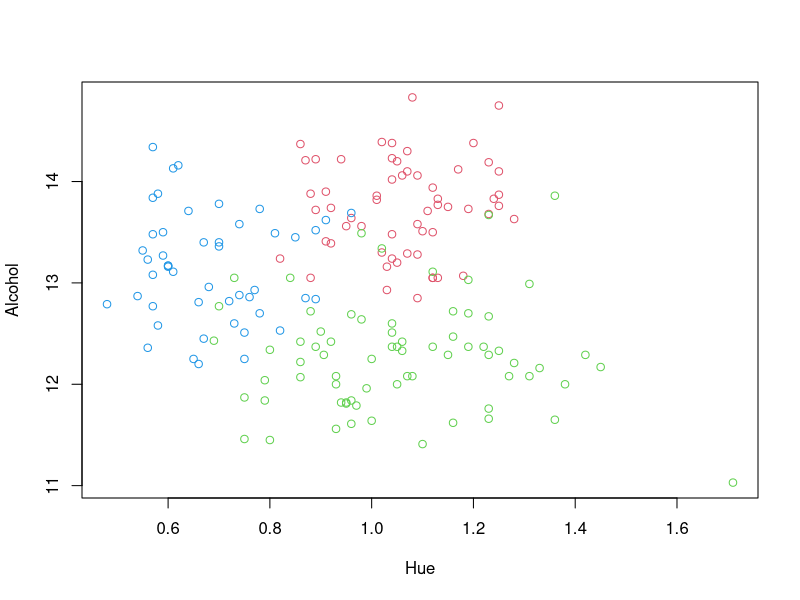
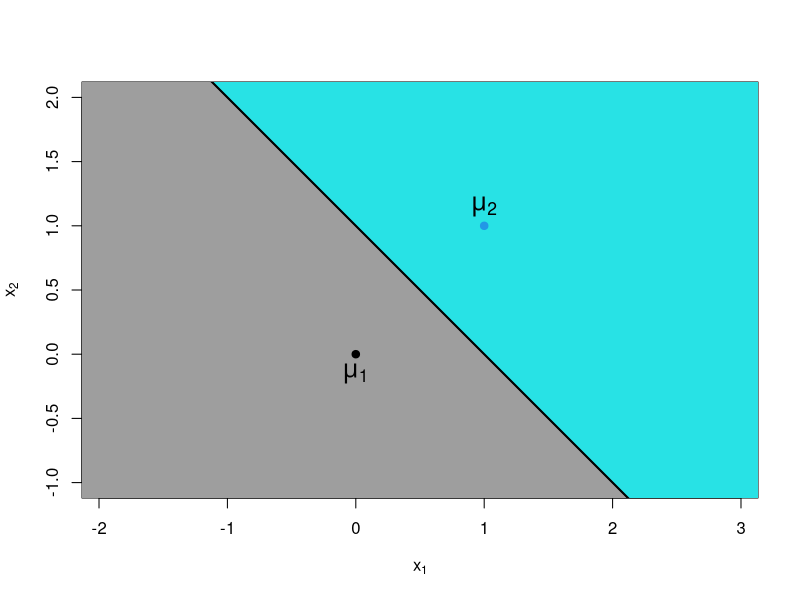
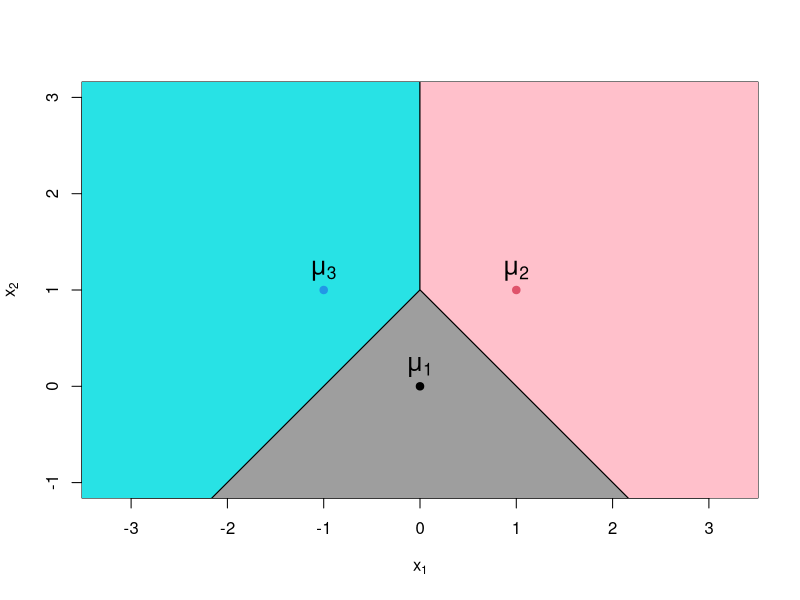
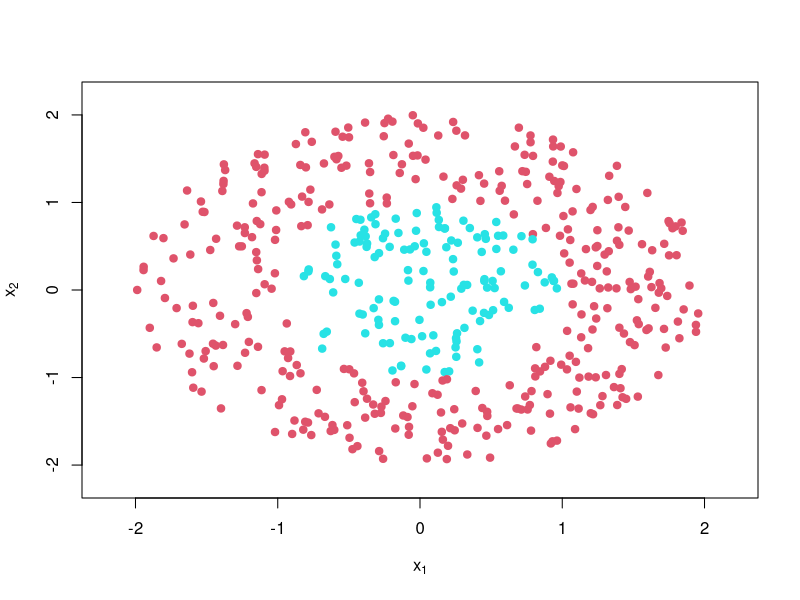
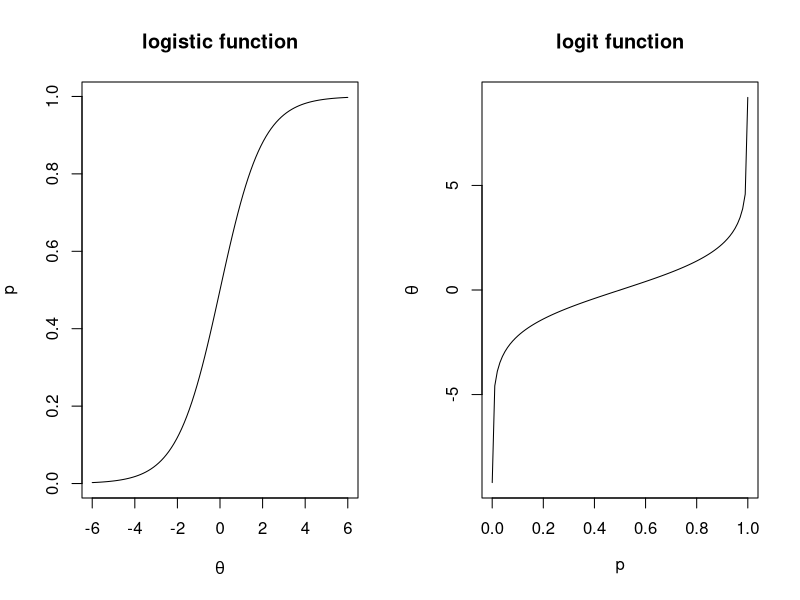
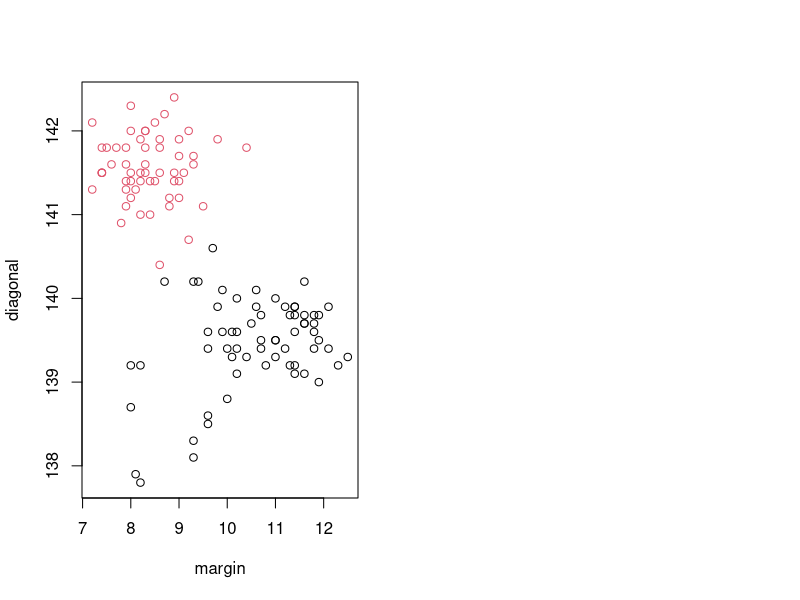

Write the R code that produced these figures, in order. (Note: this script raises an error after producing the figures.)
## ---- chunk 1
library(MASS)
library(tidyverse)
knitr::opts_chunk$set(comment = "#>")
theme_set(theme_minimal())
options(pillar.sigfig = 5)
wine <- read_csv("data/wine.csv")
## ---- chunk 2
plot(Alcohol ~ Hue, data=wine, col=Cultivar+1)
## ---- chunk 3
mantoux <- tribble(~disease, ~test, ~count,
                   "Disease +", "Test +", 50,
                   "Disease +", "Test -", 1,
                   "Disease -", "Test +", 50,
                   "Disease -", "Test -", 899)
heaf <- tribble(~disease, ~test, ~count,
                   "Disease +", "Test +", 40,
                   "Disease +", "Test -", 11,
                   "Disease -", "Test +", 30,
                   "Disease -", "Test -", 929)

list(mantoux %>% pivot_wider(names_from=disease, values_from=count) %>%
     column_to_rownames("test"),
     heaf %>% pivot_wider(names_from=disease, values_from=count) %>%
     column_to_rownames("test")) %>%
  knitr::kable(
    caption = 'Performance of the Mantoux (left) and Heaf (right) tests for detecting tuberculosis',
    valign = 't',
    booktabs = TRUE
  )
## ---- chunk 4
plot((-1):2,(-1):2,type="n",xlab=expression(x[1]),ylab=expression(x[2]), asp=1)
polygon(c(-3,-3,4),c(4,-3,-3),col=8)
polygon(c(4,4,-3),c(-3,4,4),col=5)
lines(c(-3,4),c(4,-3),lwd=2)
points(0,0,pch=19,col=1)
points(1,1,pch=19,col=4)
text(0,-0.15,expression(mu[1]),cex=1.5)
text(1,1.15,expression(mu[2]),cex=1.5)
## ---- chunk 5
plot((-2):2,(-1):3,type="n",xlab=expression(x[1]),ylab=expression(x[2]), asp=1)
lines(c(-3,0),c(-2,1),lwd=2)
lines(c(0,3),c(1,-2),lwd=2)
lines(c(0,0),c(1,4),lwd=2)
polygon(c(-5,-5,0,0),c(-4,4,4,1),col=5)
polygon(c(5,5,0,0),c(-4,4,4,1),col="pink")
polygon(c(-5,0,5),c(-4,1,-4),col=8)
points(0,0,pch=19,col=1)
points(1,1,pch=19,col=2)
points(-1,1,pch=19,col=4)
text(0,0.2,expression(mu[1]),cex=1.5)
text(1,1.2,expression(mu[2]),cex=1.5)
text(-1,1.2,expression(mu[3]),cex=1.5)
## ---- chunk 6
wine <- read_csv("data/wine.csv")
wine$Cultivar <- as.factor(wine$Cultivar)
set.seed(2021)
random.order <- sample(1:nrow(wine), size=nrow(wine), replace=FALSE)
wine <- wine[random.order,]
wine.train <- wine[1:100,]
wine.valid <- wine[101:178,]
head(wine.train)
## ---- chunk 7
library(MASS)
wine.lda1 <- lda(Cultivar ~ ., data=wine.train)
wine.lda1
wine.lda1.pred <- predict(wine.lda1, newdata=wine.valid)$class
table(wine.lda1.pred, wine.valid$Cultivar)
## ---- chunk 8
get_perf <- function(pred, truth) {
  perf = data.frame(pred=pred, true = truth)
  perf %>% summarise(wrong = sum(pred != true), total = n(),
                      perc = round(wrong/total*100,1))
}
perf.lda1 <- get_perf(wine.lda1.pred, wine.valid$Cultivar)
## ---- chunk 9
wine.lda2 <- lda(Cultivar ~ Alcohol + Colour + Hue, data=wine.train)
wine.lda2.pred <- predict(wine.lda2,wine.valid)$class
table(wine.lda2.pred,wine.valid$Cultivar)
## ---- chunk 10
perf.lda2 <- get_perf(wine.lda2.pred, wine.valid$Cultivar)
## ---- chunk 11
set.seed(1999)
x1 <- runif(1000,-2,2)
x2 <- runif(1000,-2,2)
y <- rep(1,1000)
y[sqrt(x1^2+x2^2)<1] <- 2
y <- as.factor(y)
circle.df <- data.frame(x1,x2,y)
circle.df <- circle.df[sqrt(x1^2+x2^2)<2,]
circle.df <- circle.df[1:500,]
plot(x2 ~ x1, data=circle.df, pch=19, col=3*as.numeric(y)-1, 
     xlim=c(-2.2,2.2),ylim=c(-2.2,2.2),xlab=expression(x[1]),ylab=expression(x[2]))
## ---- chunk 12
library(ks)
wine.train.X <- wine.train[,c(2,11,12)]
wine.valid.X <- wine.valid[,c(2,11,12)]
wine.kda <- kda(wine.train.X, wine.train$Cultivar, eval.points=wine.valid.X)
wine.kda$x.group.estimate
table(wine.kda$x.group.estimate, wine.valid$Cultivar)
## ---- chunk 13
perf.kda <- get_perf(wine.kda$x.group.estimate, wine.valid$Cultivar)
## ---- chunk 14
pepsi <- tribble(~sex, ~age, ~count,
                   "Male", "Younger", 20,
                   "Male", "Older", 10,
                   "Female", "Younger", 10,
                   "Female", "Older", 20)
coke <- tribble(~sex, ~age, ~count,
                   "Male", "Younger", 10,
                   "Male", "Older", 20,
                   "Female", "Younger", 5,
                   "Female", "Older", 5)

list(pepsi %>% pivot_wider(names_from=age, values_from=count) %>%
     column_to_rownames("sex"),
     coke %>% pivot_wider(names_from=age, values_from=count) %>%
     column_to_rownames("sex")) %>%
  knitr::kable(
    caption = 'Preference of Pepsi (left) and Coke (right) by sex and age',
    valign = 't',
    booktabs = TRUE
  )
## ---- chunk 15
library(e1071)
wine.nB.1 <- naiveBayes(Cultivar ~ ., data=wine.train)
wine.nB.1
wine.nB.1.pred <- predict(wine.nB.1, newdata=wine.valid[,2:14])
table(wine.nB.1.pred,wine.valid$Cultivar)
wine.nB.2 <- naiveBayes(Cultivar ~ Alcohol + Colour + Hue, data=wine.train)
wine.nB.2.pred <- predict(wine.nB.2, wine.valid[,c(2,11,12)])
table(wine.nB.2.pred, wine.valid$Cultivar)
## ---- chunk 16
perf.nB1 <- get_perf(wine.nB.1.pred, wine.valid$Cultivar)
perf.nB2 <- get_perf(wine.nB.2.pred, wine.valid$Cultivar)
## ---- chunk 17
par(mfrow=c(1,2))
curve(1/(1+exp(-x)),-6,6,ylab=expression(p),xlab=expression(theta))
title("logistic function")
curve(log(x/(1-x)),0.0001,0.9999,xlab=expression(p),ylab=expression(theta))
title("logit function")
## ---- chunk 18
swiss.train <- read_csv("data/swiss-train.csv")
swiss.valid <- read_csv("data/swiss-valid.csv")
swiss.train$type <- as.factor(swiss.train$type)
swiss.valid$type <- as.factor(swiss.valid$type)
glimpse(swiss.train)
swiss.glm.1 <- glm(type ~ margin, family=binomial, data=swiss.train)
summary(swiss.glm.1)
swiss.glm.2 <- glm(type ~., family=binomial, data=swiss.train)
step(swiss.glm.2)
## ---- chunk 19
beta0 = round(coef(swiss.glm.1)[1], 4)
beta1 = round(coef(swiss.glm.1)[2], 4)
## ---- chunk 20
swiss.glm.2.logit <- predict(swiss.glm.2, newdata=swiss.valid)
head(swiss.glm.2.logit)
swiss.glm.2.pr <- predict(swiss.glm.2, newdata=swiss.valid, type="response")
head(swiss.glm.2.pr)
## ---- chunk 21
swiss.glm.pred <- predict(swiss.glm.2,swiss.valid)
swiss.glm.pred <- swiss.glm.pred > 0
swiss.glm.pred
swiss.glm.pred[swiss.glm.pred==TRUE] <- "genuine"
swiss.glm.pred[swiss.glm.pred==FALSE] <- "forged"
swiss.glm.pred <- as.factor(swiss.glm.pred)
swiss.glm.pred
swiss.glm.pred <- predict(swiss.glm.2,swiss.valid)
swiss.glm.pred <- cut(swiss.glm.pred, breaks=c(-Inf,0,Inf),
                      labels=levels(swiss.valid$type))
swiss.glm.pred
table(swiss.glm.pred, swiss.valid$type)
## ---- chunk 22
perf.glm <- get_perf(swiss.glm.pred, swiss.valid$type)
## ---- chunk 23
swiss2.train <- swiss.train
swiss2.train$diagonal[103] <- 140.2
plot(diagonal ~ margin, col=type, data=swiss2.train)
swiss2.glm <- glm(type ~ ., family=binomial, data=swiss2.train)
## ---- chunk 24
library(nnet)
wine.mn <- multinom(Cultivar ~ ., data=wine.train)
summary(wine.mn)
wine.mn.pred <- predict(wine.mn, newdata=wine.valid)
table(wine.mn.pred, wine.valid$Cultivar)
## ---- chunk 25
perf.mn <- get_perf(wine.mn.pred, wine.valid$Cultivar)
## ---- chunk 26
wine.mn2 <- multinom(Cultivar ~ Alcohol + Colour + Hue, data=wine.train)
wine.mn2.pred <- predict(wine.mn2, newdata=wine.valid)
table(wine.mn2.pred, wine.valid$Cultivar)
## ---- chunk 27
wine.mn2 <- get_perf(wine.mn2.pred, wine.valid$Cultivar)
## ---- chunk 28
wine.mn3 <- step(wine.mn, trace=FALSE)
summary(wine.mn3)
wine.mn3.pred <- predict(wine.mn3, newdata=wine.valid)
table(wine.mn3.pred, wine.valid$Cultivar)
## ---- chunk 29
wine.mn3 <- get_perf(wine.mn3.pred, wine.valid$Cultivar)
## ---- chunk 30
library(class)
wine.knn.1 <- knn(wine.train[,2:14], wine.valid[,2:14], wine.train$Cultivar, k=5)
wine.knn.1
table(wine.knn.1, wine.valid$Cultivar)
wine.train.scale <- wine.train[,2:14]
wine.valid.scale <- wine.valid[,2:14]
wine.means <- apply(wine.train.scale, 2, mean)
wine.sds <- apply(wine.train.scale, 2, sd)
wine.train.scale <- scale(wine.train.scale, center=wine.means, scale=wine.sds)
wine.valid.scale <- scale(wine.valid.scale, center=wine.means, scale=wine.sds)
wine.knn.2 <- knn(wine.train.scale, wine.valid.scale, wine.train$Cultivar, k=5)
wine.knn.2
table(wine.knn.2, wine.valid$Cultivar)
wine.knn.3 <- knn(wine.train.scale, wine.valid.scale, wine.train$Cultivar, k=10)
table(wine.knn.3, wine.valid$Cultivar)
## ---- chunk 31
perf.knn1 <- get_perf(wine.knn.1, wine.valid$Cultivar)
perf.knn2 <- get_perf(wine.knn.2, wine.valid$Cultivar)
## ---- chunk 32
library(rpart)
wine.rp.1 <- rpart(Cultivar ~ . ,data=wine.train)
wine.rp.1.prob <- predict(wine.rp.1, newdata=wine.valid)
head(wine.rp.1.prob)
wine.rp.1.pred <- predict(wine.rp.1, newdata=wine.valid, type="class")
table(wine.rp.1.pred, wine.valid$Cultivar)
## ---- chunk 33
perf.rp1 <- get_perf(wine.rp.1.pred, wine.valid$Cultivar)
## ---- chunk 34
plot(wine.rp.1, compress=TRUE, margin=0.1)
text(wine.rp.1)
## ---- chunk 35
library(nnet)
set.seed(1000)
wine.train.scale <- wine.train
wine.valid.scale <- wine.valid
wine.train.max <- apply(wine.train[,2:14], 2, max)
wine.train.scale[,2:14] <- sweep(wine.train[,2:14], 2, wine.train.max, FUN="/")
wine.valid.scale[,2:14] <- sweep(wine.valid[,2:14], 2, wine.train.max, FUN="/")
wine.nn.1 <- nnet(Cultivar ~ . , size=7, data=wine.train.scale)
wine.nn.1.prob <- predict(wine.nn.1, newdata=wine.valid.scale)
head(wine.nn.1.prob)
wine.nn.1.pred <- predict(wine.nn.1, newdata=wine.valid.scale, type="class")
table(wine.nn.1.pred, wine.valid$Cultivar)
## ---- chunk 36
perf.nn1 <- get_perf(wine.nn.1.pred, wine.valid$Cultivar)
